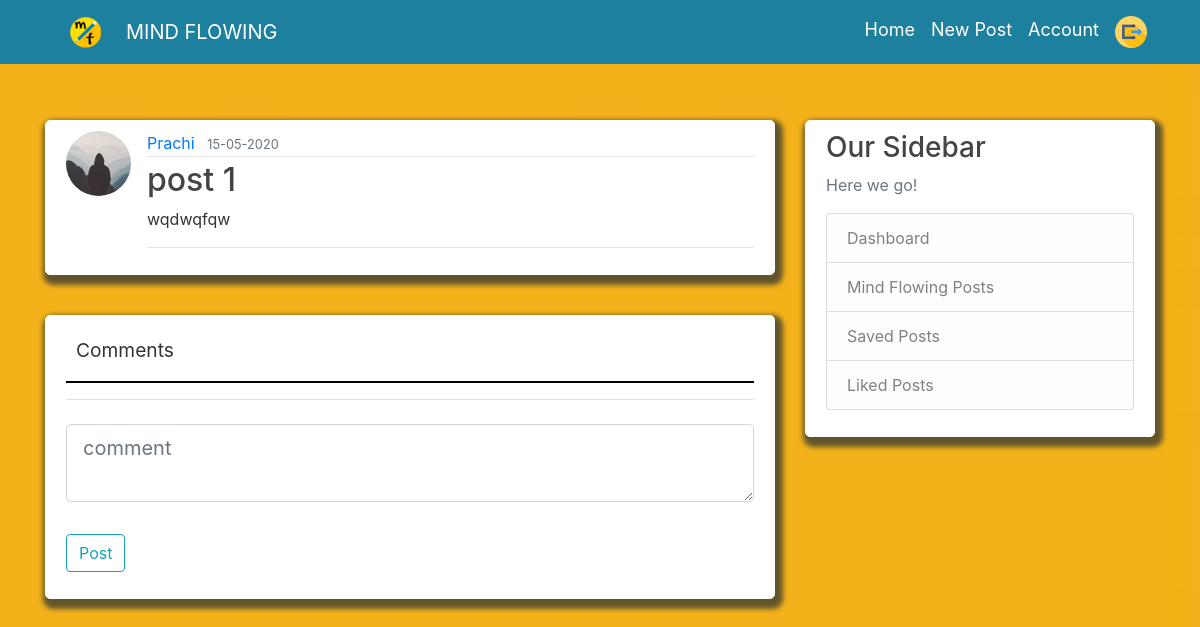
Screenshot of /post/1/comment (signed in) with the database file from the repository.
### flaskblog/models.py (models this page shows, shortened)
class User(db.Model, UserMixin):
    id = db.Column(db.Integer, primary_key=True)
    username = db.Column(db.String(20), unique=True, nullable=False)
    email = db.Column(db.String(120), unique=True, nullable=False)
    image_file = db.Column(db.String(20), nullable=False, default='default.jpg')
    password = db.Column(db.String(60), nullable=False)
    posts = db.relationship('Post', backref='author', lazy=True)
    liked = db.relationship('PostLike',foreign_keys='PostLike.user_id', backref='user', lazy='dynamic')
    saved = db.relationship('PostSave',foreign_keys='PostSave.user_id', backref='user', lazy='dynamic')
    unliked = db.relationship('PostUnLike',foreign_keys='PostUnLike.user_id', backref='user', lazy='dynamic')
    commented = db.relationship('PostComment',foreign_keys='PostComment.user_id',backref='user',lazy='dynamic')
    image = db.relationship('PostComment',foreign_keys='PostComment.user_id',backref='img',lazy=True)
    confirmed = db.Column(db.Boolean, nullable=False, default=False)
    followed = db.relationship('Follow',
                               foreign_keys='Follow.follower_id',
                               backref=db.backref('follower', lazy='joined'),
                               lazy='dynamic',
                               cascade='all, delete-orphan')
    followers = db.relationship('Follow',
                                foreign_keys='Follow.followed_id',
                                backref=db.backref('followed', lazy='joined'),
                                lazy='dynamic',
                                cascade='all, delete-orphan')

class Post(db.Model,UserMixin):
    id = db.Column(db.Integer, primary_key=True)
    title = db.Column(db.String(100), nullable=False)
    date_posted = db.Column(db.DateTime, nullable=False, default=datetime.utcnow)
    content = db.Column(db.Text, nullable=False)
    user_id = db.Column(db.Integer, db.ForeignKey('user.id'), nullable=False)
    likes = db.relationship('PostLike', backref='post', lazy='dynamic')
    unlikes = db.relationship('PostUnLike', backref='post', lazy='dynamic')
    comments = db.relationship('PostComment',backref='post',lazy='dynamic')
    saves = db.relationship('PostSave', backref='post', lazy='dynamic')
    image = db.Column(db.String(100))

### flaskblog/routes.py (the view)
@app.route("/post/<int:post_id>/comment", methods=['GET', 'POST'])
@login_required
def post_comment(post_id):
    post = Post.query.get_or_404(post_id)
    form = PostCommentForm()
    if form.validate_on_submit():
        comment = PostComment(user_id=current_user.id,user_name=current_user.username,post_id=post.id,content=form.content.data)
        db.session.add(comment)
        db.session.commit()
        flash('Your comment has been posted!', 'success')
        return redirect(url_for('post_comment',post_id=post_id))
    return render_template('comment.html',
                           form=form,post=post)

### flaskblog/forms.py
class PostCommentForm(FlaskForm):
    content = TextAreaField( validators=[DataRequired()])
    submit = SubmitField('Post')

### flaskblog/models.py (called while the page is built)
@login_manager.user_loader
def load_user(user_id):
    return User.query.get(int(user_id))

### flaskblog/templates/comment.html (shortened to what this page needs)
{% extends "layout.html" %}
{% block content %}
<article class="media content-section">
    <img class="rounded-circle article-img"
        src="{{ url_for('static', filename='profile_pics/' + post.author.image_file) }}">
    <div class="media-body">
        <div class="article-metadata">
            <a class="mr-2"
                href="{{ url_for('user_posts', username=post.author.username) }}">{{ post.author.username }}</a>
            <small class="text-muted">{{ post.date_posted.strftime('%d-%m-%Y') }}</small>
        </div>
        <h2 class="article-title">{{ post.title }}</h2>
        <p class="article-content">{{ post.content }}</p>
        <hr>
    </div>
</article>
<div class="content-section">
    <div style="font-size: larger; margin: 10px;">Comments</div>
    <hr class="allhr">
    <form method="POST" action="">
        <fieldset class="form-group">
            <legend class="border-bottom mb-4">{{ legend }}</legend>
            <div class="form-group">
                {{ form.content(class="form-control form-control-lg", placeholder="comment") }}
            </div>
        </fieldset>
        <div class="form-group">
            {{ form.submit(class="btn btn-outline-info") }}
        </div>
    </form>
</div>
{% endblock content %}

### flaskblog/static/main.css (style rules this page uses)
body { background: white; color: #333333; margin-top: 5rem; background: url("images/yellow.jpeg") no-repeat center center fixed; -webkit-background-size: cover; -moz-background-size: cover; -o-background-size: cover; background-size: cover; background-position: 0 20px; }
h1, h2, h3, h4, h5, h6 { color: #444444; }
hr.allhr { border: 0.5px solid black; }
.content-section { background: #ffffff; padding: 10px 20px; border: 0.5px solid white; border-radius: 5px; margin-bottom: 20px; box-shadow: 3px 5px 5px 5px #63552b; margin-top: 40px; }
.article-title { color: #444444; }
.article-img { height: 65px; width: 65px; margin-right: 16px; }
.article-metadata { padding-bottom: 1px; margin-bottom: 4px; border-bottom: 1px solid #e3e3e3 }

### rows the page displays
User: image_file (placeholder picture), author.username "Prachi"
Post: date_posted "15-05-2020", title "post 1", content "wqdwqfqw"
